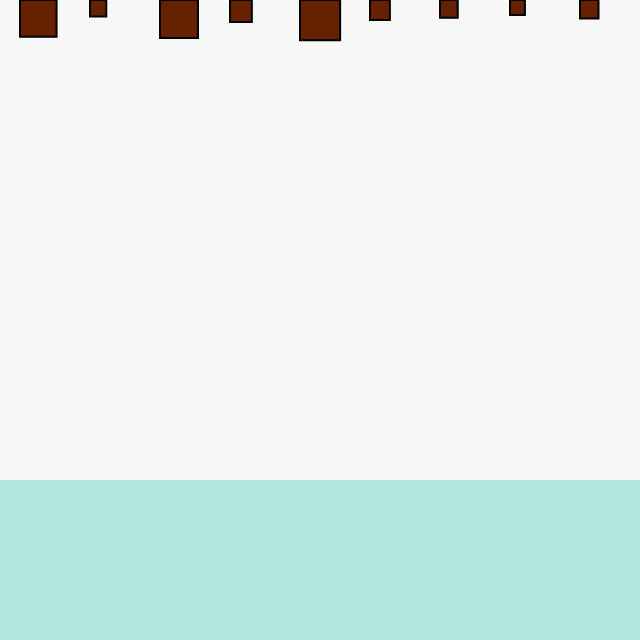
Frame 1 (no input)
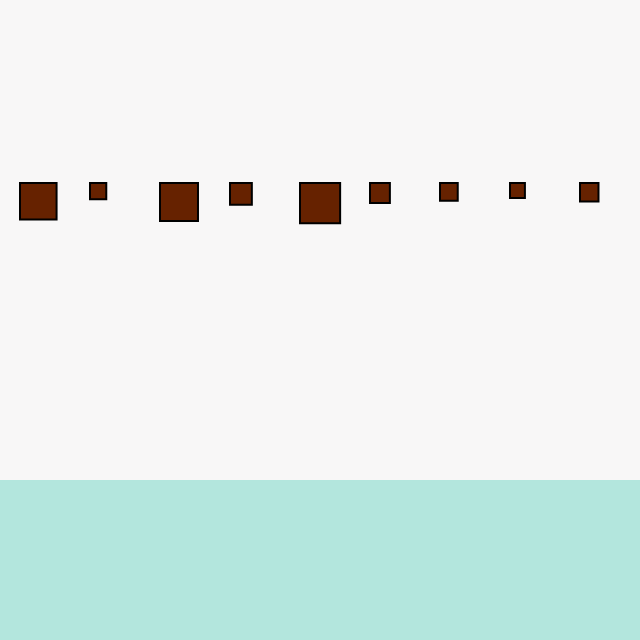
Frame 60 (no input)
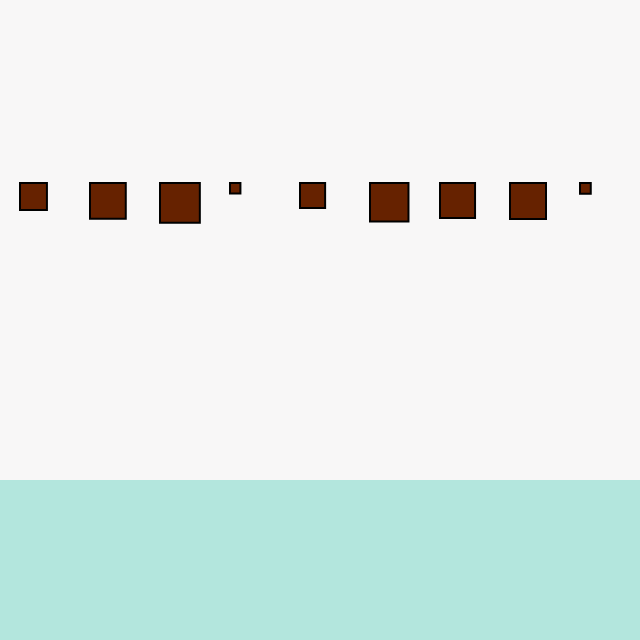
Frame 120 (the mouse pressed at the canvas centre since frame 60)

The p5.js sketch that drew these frames (run headless with seeded random() and noise() and a simulated clock; from frame 60 on, the mouse is pressed at the canvas centre):

// p5.js sketch
// ── sketch.js
// Forces (Gravity and Fluid Resistence) with Vectors

// Demonstration of multiple force acting on bodies (Mover class)
// Bodies experience gravity continuously
// Bodies experience fluid resistance when in "water"

// Five moving bodies
let movers = [];

// Liquid
let liquid;

function setup() {
  createCanvas(640, 640);
  reset();
  colorMode(HSL);
  // Create liquid object
  liquid = new Liquid(0, (height * 3) / 4, width, height / 4, 0.2);
}

function draw() {
  background(52, 2, 97);

  // Draw water
  liquid.display();

  for (let i = 0; i < movers.length; i++) {
    // Is the Mover in the liquid?
    if (liquid.contains(movers[i])) {
      // Calculate drag force
      let dragForce = liquid.calculateDrag(movers[i]);
      // Apply drag force to Mover
      movers[i].applyForce(dragForce);
    }

    // Gravity is scaled by mass here!
    let gravity = createVector(0, 0.1 * movers[i].mass);
    // Apply gravity
    movers[i].applyForce(gravity);

    // Update and display
    movers[i].update();
    movers[i].display();
    movers[i].checkEdges();
  }
}

// Not working???
function mousePressed() {
  reset();
}

// Restart all the Mover objects randomly
function reset() {
  for (let i = 0; i < 9; i++) {
    movers[i] = new Mover(20 + i * 70, 0, random(0.5, 3));
  }
}

// ── liquid.js
// The Nature of Code
// Daniel Shiffman
// http://natureofcode.com

class Liquid {
  constructor(x, y, w, h, c) {
    this.x = x;
    this.y = y;
    this.w = w;
    this.h = h;
    this.c = c;
  }

  // Is the Mover in the Liquid?
  contains(mover) {
    let l = mover.position;
    return (
      l.x > this.x &&
      l.x < this.x + this.w &&
      l.y > this.y &&
      l.y < this.y + this.h
    );
  }

  // Calculate drag force
  calculateDrag(mover) {
    // Magnitude is coefficient * speed squared
    let speed = mover.velocity.mag();
    let dragMagnitude = this.c * speed * speed * mover.surface * 0.0008;

    // Direction is inverse of velocity
    let dragForce = mover.velocity.copy();
    dragForce.mult(-1);

    // Scale according to magnitude
    // dragForce.setMag(dragMagnitude);
    dragForce.normalize();
    dragForce.mult(dragMagnitude);
    return dragForce;
  }

  display() {
    noStroke();
    fill(170, 50, 80);
    rect(this.x, this.y, this.w, this.h);
  }
}

// ── mover.js
// The Nature of Code
// Daniel Shiffman
// http://natureofcode.com

class Mover {
  constructor(x, y, mass) {
    this.mass = mass;
    this.side = mass * 16;
    this.position = createVector(x, y);
    this.velocity = createVector(0, 0);
    this.acceleration = createVector(0, 0);
  }
  // Newton's 2nd law: F = M * A
  // or A = F / M
  applyForce(force) {
    let f = p5.Vector.div(force, this.mass);
    this.acceleration.add(f);
  }

  get surface() {
    return this.side ** 2;
  }

  update() {
    // Velocity changes according to acceleration
    this.velocity.add(this.acceleration);
    // position changes by velocity
    this.position.add(this.velocity);
    // We must clear acceleration each frame
    this.acceleration.mult(0);
  }

  display() {
    stroke(0);
    strokeWeight(2);
    fill(20, 100, 20);

    rect(this.position.x, this.position.y, this.side, this.side);
  }

  // Bounce off bottom of window
  checkEdges() {
    if (this.position.y > height - this.side) {
      this.velocity.y *= -0.9; // A little dampening when hitting the bottom
      this.position.y = height - this.side;
    }
  }
}
